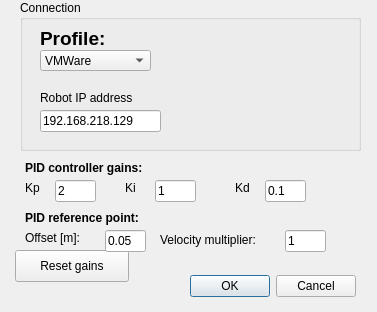
<?xml version="1.0" encoding="UTF-8"?>
<ui version="4.0">
 <class>PreferenceDialog</class>
 <widget class="QDialog" name="PreferenceDialog">
  <property name="geometry">
   <rect>
    <x>0</x>
    <y>0</y>
    <width>377</width>
    <height>312</height>
   </rect>
  </property>
  <property name="windowTitle">
   <string>Dialog</string>
  </property>
  <widget class="QDialogButtonBox" name="buttonBox">
   <property name="geometry">
    <rect>
     <x>35</x>
     <y>270</y>
     <width>321</width>
     <height>32</height>
    </rect>
   </property>
   <property name="layoutDirection">
    <enum>Qt::LeftToRight</enum>
   </property>
   <property name="orientation">
    <enum>Qt::Horizontal</enum>
   </property>
   <property name="standardButtons">
    <set>QDialogButtonBox::Cancel|QDialogButtonBox::Ok</set>
   </property>
  </widget>
  <widget class="QGroupBox" name="outConnectionBox">
   <property name="geometry">
    <rect>
     <x>20</x>
     <y>0</y>
     <width>341</width>
     <height>151</height>
    </rect>
   </property>
   <property name="title">
    <string>Connection</string>
   </property>
   <widget class="QLineEdit" name="outIPLineEdit">
    <property name="geometry">
     <rect>
      <x>20</x>
      <y>110</y>
      <width>121</width>
      <height>22</height>
     </rect>
    </property>
    <property name="focusPolicy">
     <enum>Qt::StrongFocus</enum>
    </property>
    <property name="text">
     <string>192.168.218.129</string>
    </property>
   </widget>
   <widget class="QLabel" name="outIPTitleLabel">
    <property name="geometry">
     <rect>
      <x>20</x>
      <y>90</y>
      <width>111</width>
      <height>16</height>
     </rect>
    </property>
    <property name="text">
     <string>Robot IP address</string>
    </property>
   </widget>
   <widget class="QComboBox" name="profileComboBox">
    <property name="geometry">
     <rect>
      <x>20</x>
      <y>50</y>
      <width>111</width>
      <height>21</height>
     </rect>
    </property>
    <item>
     <property name="text">
      <string>VMWare</string>
     </property>
    </item>
    <item>
     <property name="text">
      <string>Pioneer</string>
     </property>
    </item>
    <item>
     <property name="text">
      <string>Elias</string>
     </property>
    </item>
   </widget>
   <widget class="QLabel" name="profileTitleLabel">
    <property name="geometry">
     <rect>
      <x>20</x>
      <y>30</y>
      <width>151</width>
      <height>16</height>
     </rect>
    </property>
    <property name="font">
     <font>
      <pointsize>14</pointsize>
      <weight>75</weight>
      <bold>true</bold>
     </font>
    </property>
    <property name="text">
     <string>Profile:</string>
    </property>
   </widget>
  </widget>
  <widget class="QLabel" name="PIDTitleLabel">
   <property name="geometry">
    <rect>
     <x>25</x>
     <y>160</y>
     <width>141</width>
     <height>16</height>
    </rect>
   </property>
   <property name="font">
    <font>
     <weight>75</weight>
     <bold>true</bold>
    </font>
   </property>
   <property name="text">
    <string>PID controller gains:</string>
   </property>
  </widget>
  <widget class="QLabel" name="KpTitleLabel">
   <property name="geometry">
    <rect>
     <x>25</x>
     <y>180</y>
     <width>21</width>
     <height>16</height>
    </rect>
   </property>
   <property name="text">
    <string>Kp</string>
   </property>
  </widget>
  <widget class="QLabel" name="KiTitleLabel">
   <property name="geometry">
    <rect>
     <x>125</x>
     <y>180</y>
     <width>16</width>
     <height>16</height>
    </rect>
   </property>
   <property name="text">
    <string>Ki</string>
   </property>
  </widget>
  <widget class="QLabel" name="KdTitleLabel">
   <property name="geometry">
    <rect>
     <x>235</x>
     <y>180</y>
     <width>21</width>
     <height>16</height>
    </rect>
   </property>
   <property name="text">
    <string>Kd</string>
   </property>
  </widget>
  <widget class="QLineEdit" name="KpLineEdit">
   <property name="geometry">
    <rect>
     <x>55</x>
     <y>180</y>
     <width>41</width>
     <height>22</height>
    </rect>
   </property>
   <property name="text">
    <string>2</string>
   </property>
  </widget>
  <widget class="QLineEdit" name="KiLineEdit">
   <property name="geometry">
    <rect>
     <x>155</x>
     <y>180</y>
     <width>41</width>
     <height>22</height>
    </rect>
   </property>
   <property name="text">
    <string>1</string>
   </property>
  </widget>
  <widget class="QLineEdit" name="KdLineEdit">
   <property name="geometry">
    <rect>
     <x>265</x>
     <y>180</y>
     <width>41</width>
     <height>22</height>
    </rect>
   </property>
   <property name="text">
    <string>0.1</string>
   </property>
  </widget>
  <widget class="QPushButton" name="resetGainsButton">
   <property name="geometry">
    <rect>
     <x>15</x>
     <y>250</y>
     <width>114</width>
     <height>32</height>
    </rect>
   </property>
   <property name="text">
    <string>Reset gains</string>
   </property>
  </widget>
  <widget class="QLabel" name="PIDReferenceTitleLabel">
   <property name="geometry">
    <rect>
     <x>25</x>
     <y>210</y>
     <width>141</width>
     <height>16</height>
    </rect>
   </property>
   <property name="font">
    <font>
     <weight>75</weight>
     <bold>true</bold>
    </font>
   </property>
   <property name="text">
    <string>PID reference point:</string>
   </property>
  </widget>
  <widget class="QLineEdit" name="PIDVelocityMEdit">
   <property name="geometry">
    <rect>
     <x>285</x>
     <y>230</y>
     <width>41</width>
     <height>22</height>
    </rect>
   </property>
   <property name="text">
    <string>1</string>
   </property>
  </widget>
  <widget class="QLineEdit" name="PIDOffsetEdit">
   <property name="geometry">
    <rect>
     <x>105</x>
     <y>230</y>
     <width>41</width>
     <height>22</height>
    </rect>
   </property>
   <property name="text">
    <string>0.05</string>
   </property>
  </widget>
  <widget class="QLabel" name="PIDOffsetTitleLabel">
   <property name="geometry">
    <rect>
     <x>25</x>
     <y>230</y>
     <width>71</width>
     <height>16</height>
    </rect>
   </property>
   <property name="text">
    <string>Offset [m]:</string>
   </property>
  </widget>
  <widget class="QLabel" name="PIDVelocityMTitleLabel">
   <property name="geometry">
    <rect>
     <x>160</x>
     <y>230</y>
     <width>131</width>
     <height>20</height>
    </rect>
   </property>
   <property name="text">
    <string>Velocity multiplier:</string>
   </property>
  </widget>
 </widget>
 <resources/>
 <connections>
  <connection>
   <sender>buttonBox</sender>
   <signal>accepted()</signal>
   <receiver>PreferenceDialog</receiver>
   <slot>accept()</slot>
   <hints>
    <hint type="sourcelabel">
     <x>248</x>
     <y>254</y>
    </hint>
    <hint type="destinationlabel">
     <x>157</x>
     <y>274</y>
    </hint>
   </hints>
  </connection>
  <connection>
   <sender>buttonBox</sender>
   <signal>rejected()</signal>
   <receiver>PreferenceDialog</receiver>
   <slot>reject()</slot>
   <hints>
    <hint type="sourcelabel">
     <x>316</x>
     <y>260</y>
    </hint>
    <hint type="destinationlabel">
     <x>286</x>
     <y>274</y>
    </hint>
   </hints>
  </connection>
 </connections>
</ui>
